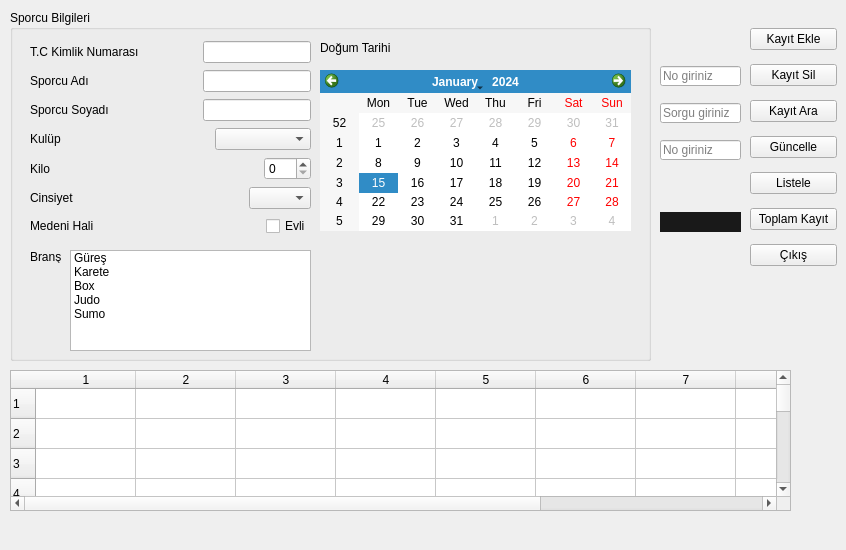
  <widget class="QWidget" name="centralwidget">
   <widget class="QGroupBox" name="groupBox">
    <property name="enabled">
     <bool>true</bool>
    </property>
    <property name="geometry">
     <rect>
      <x>10</x>
      <y>10</y>
      <width>641</width>
      <height>351</height>
     </rect>
    </property>
    <property name="title">
     <string>Sporcu Bilgileri</string>
    </property>
    <widget class="QWidget" name="layoutWidget">
     <property name="geometry">
      <rect>
       <x>20</x>
       <y>30</y>
       <width>281</width>
       <height>204</height>
      </rect>
     </property>
     <layout class="QVBoxLayout" name="verticalLayout">
      <item>
       <layout class="QHBoxLayout" name="horizontalLayout">
        <item>
         <widget class="QLabel" name="label">
          <property name="text">
           <string>T.C Kimlik Numarası</string>
          </property>
         </widget>
        </item>
        <item>
         <spacer name="horizontalSpacer">
          <property name="orientation">
           <enum>Qt::Horizontal</enum>
          </property>
          <property name="sizeHint" stdset="0">
           <size>
            <width>40</width>
            <height>20</height>
           </size>
          </property>
         </spacer>
        </item>
        <item>
         <widget class="QLineEdit" name="lneTCK">
          <property name="maxLength">
           <number>11</number>
          </property>
         </widget>
        </item>
       </layout>
      </item>
      <item>
       <layout class="QHBoxLayout" name="horizontalLayout_2">
        <item>
         <widget class="QLabel" name="label_2">
          <property name="text">
           <string>Sporcu Adı</string>
          </property>
         </widget>
        </item>
        <item>
         <spacer name="horizontalSpacer_2">
          <property name="orientation">
           <enum>Qt::Horizontal</enum>
          </property>
          <property name="sizeHint" stdset="0">
           <size>
            <width>40</width>
            <height>20</height>
           </size>
          </property>
         </spacer>
        </item>
        <item>
         <widget class="QLineEdit" name="lneSporcuAdi"/>
        </item>
       </layout>
      </item>
      <item>
       <layout class="QHBoxLayout" name="horizontalLayout_3">
        <item>
         <widget class="QLabel" name="label_3">
          <property name="text">
           <string>Sporcu Soyadı</string>
          </property>
         </widget>
        </item>
        <item>
         <spacer name="horizontalSpacer_3">
          <property name="orientation">
           <enum>Qt::Horizontal</enum>
          </property>
          <property name="sizeHint" stdset="0">
           <size>
            <width>40</width>
            <height>20</height>
           </size>
          </property>
         </spacer>
        </item>
        <item>
         <widget class="QLineEdit" name="lneSporcuSoyadi"/>
        </item>
       </layout>
      </item>
      <item>
       <layout class="QHBoxLayout" name="horizontalLayout_4">
        <item>
         <widget class="QLabel" name="label_4">
          <property name="text">
           <string>Kulüp</string>
          </property>
         </widget>
        </item>
        <item>
         <spacer name="horizontalSpacer_4">
          <property name="orientation">
           <enum>Qt::Horizontal</enum>
          </property>
          <property name="sizeHint" stdset="0">
           <size>
            <width>40</width>
            <height>20</height>
           </size>
          </property>
         </spacer>
        </item>
        <item>
         <widget class="QComboBox" name="cmbKulup">
          <property name="currentIndex">
           <number>-1</number>
          </property>
          <item>
           <property name="text">
            <string>Fenerbahçe</string>
           </property>
          </item>
          <item>
           <property name="text">
            <string>Galatasaray</string>
           </property>
          </item>
          <item>
           <property name="text">
            <string>Bursa Spor</string>
           </property>
          </item>
          <item>
           <property name="text">
            <string>Beşiktaş</string>
           </property>
          </item>
         </widget>
        </item>
       </layout>
      </item>
      <item>
       <layout class="QHBoxLayout" name="horizontalLayout_5">
        <item>
         <widget class="QLabel" name="label_5">
          <property name="text">
           <string>Kilo</string>
          </property>
         </widget>
        </item>
        <item>
         <spacer name="horizontalSpacer_5">
          <property name="orientation">
           <enum>Qt::Horizontal</enum>
          </property>
          <property name="sizeHint" stdset="0">
           <size>
            <width>40</width>
            <height>20</height>
           </size>
          </property>
         </spacer>
        </item>
        <item>
         <widget class="QSpinBox" name="spbKilo">
          <property name="styleSheet">
           <string notr="true"/>
          </property>
          <property name="maximum">
           <number>999</number>
          </property>
         </widget>
        </item>
       </layout>
      </item>
      <item>
       <layout class="QHBoxLayout" name="horizontalLayout_6">
        <item>
         <widget class="QLabel" name="label_6">
          <property name="text">
           <string>Cinsiyet </string>
          </property>
         </widget>
        </item>
        <item>
         <spacer name="horizontalSpacer_6">
          <property name="orientation">
           <enum>Qt::Horizontal</enum>
          </property>
          <property name="sizeHint" stdset="0">
           <size>
            <width>40</width>
            <height>20</height>
           </size>
          </property>
         </spacer>
        </item>
        <item>
         <widget class="QComboBox" name="cmbCinsiyet">
          <property name="currentIndex">
           <number>-1</number>
          </property>
          <item>
           <property name="text">
            <string>Erkek</string>
           </property>
          </item>
          <item>
           <property name="text">
            <string>Kadın</string>
           </property>
          </item>
         </widget>
        </item>
       </layout>
      </item>
      <item>
       <layout class="QHBoxLayout" name="horizontalLayout_7">
        <item>
         <widget class="QLabel" name="label_7">
          <property name="text">
           <string>Medeni Hali</string>
          </property>
         </widget>
        </item>
        <item>
         <spacer name="horizontalSpacer_7">
          <property name="orientation">
           <enum>Qt::Horizontal</enum>
          </property>
          <property name="sizeHint" stdset="0">
           <size>
            <width>40</width>
            <height>20</height>
           </size>
          </property>
         </spacer>
        </item>
        <item>
         <widget class="QCheckBox" name="MedeniHali">
          <property name="styleSheet">
           <string notr="true"/>
          </property>
          <property name="text">
           <string>Evli</string>
          </property>
         </widget>
        </item>
       </layout>
      </item>
     </layout>
    </widget>
    <widget class="QLabel" name="label_9">
     <property name="geometry">
      <rect>
       <x>310</x>
       <y>30</y>
       <width>71</width>
       <height>16</height>
      </rect>
     </property>
     <property name="text">
      <string>Doğum Tarihi</string>
     </property>
    </widget>
    <widget class="QCalendarWidget" name="DogumTarihi">
     <property name="enabled">
      <bool>true</bool>
     </property>
     <property name="geometry">
      <rect>
       <x>310</x>
       <y>60</y>
       <width>311</width>
       <height>161</height>
      </rect>
     </property>
    </widget>
    <widget class="QLabel" name="label_8">
     <property name="geometry">
      <rect>
       <x>20</x>
       <y>240</y>
       <width>47</width>
       <height>13</height>
      </rect>
     </property>
     <property name="text">
      <string>Branş</string>
     </property>
    </widget>
    <widget class="QListWidget" name="Brans">
     <property name="geometry">
      <rect>
       <x>60</x>
       <y>240</y>
       <width>241</width>
       <height>101</height>
      </rect>
     </property>
     <item>
      <property name="text">
       <string>Güreş</string>
      </property>
     </item>
     <item>
      <property name="text">
       <string>Karete</string>
      </property>
     </item>
     <item>
      <property name="text">
       <string>Box</string>
      </property>
     </item>
     <item>
      <property name="text">
       <string>Judo</string>
      </property>
     </item>
     <item>
      <property name="text">
       <string>Sumo</string>
      </property>
     </item>
    </widget>
   </widget>
   <widget class="QTableWidget" name="tblBilgiler">
    <property name="geometry">
     <rect>
      <x>10</x>
      <y>370</y>
      <width>781</width>
      <height>141</height>
     </rect>
    </property>
    <property name="rowCount">
     <number>100</number>
    </property>
    <property name="columnCount">
     <number>10</number>
    </property>
    <attribute name="horizontalHeaderDefaultSectionSize">
     <number>100</number>
    </attribute>
    <row/>
    <row/>
    <row/>
    <row/>
    <row/>
    <row/>
    <row/>
    <row/>
    <row/>
    <row/>
    <row/>
    <row/>
    <row/>
    <row/>
    <row/>
    <row/>
    <row/>
    <row/>
    <row/>
    <row/>
    <row/>
    <row/>
    <row/>
    <row/>
    <row/>
    <row/>
    <row/>
    <row/>
    <row/>
    <row/>
    <row/>
    <row/>
    <row/>
    <row/>
    <row/>
    <row/>
    <row/>
    <row/>
    <row/>
    <row/>
    <row/>
    <row/>
    <row/>
    <row/>
    <row/>
    <row/>
    <row/>
    <row/>
    <row/>
    <row/>
    <row/>
    <row/>
    <row/>
    <row/>
    <row/>
    <row/>
    <row/>
    <row/>
    <row/>
    <row/>
    <row/>
    <row/>
    <row/>
    <row/>
    <row/>
    <row/>
    <row/>
    <row/>
    <row/>
    <row/>
    <row/>
    <row/>
    <row/>
    <row/>
    <row/>
    <row/>
    <row/>
    <row/>
    <row/>
    <row/>
    <row/>
    <row/>
    <row/>
    <row/>
    <row/>
    <row/>
    <row/>
    <row/>
    <row/>
    <row/>
    <row/>
    <row/>
    <row/>
    <row/>
    <row/>
    <row/>
    <row/>
    <row/>
    <row/>
    <row/>
    <column/>
    <column/>
    <column/>
    <column/>
    <column/>
    <column/>
    <column/>
    <column/>
    <column/>
    <column/>
   </widget>
   <widget class="QLabel" name="lblKayitSayisi_2">
    <property name="geometry">
     <rect>
      <x>100</x>
      <y>520</y>
      <width>81</width>
      <height>21</height>
     </rect>
    </property>
    <property name="font">
     <font>
      <pointsize>12</pointsize>
     </font>
    </property>
    <property name="text">
     <string/>
    </property>
   </widget>
   <widget class="QWidget" name="layoutWidget">
    <property name="geometry">
     <rect>
      <x>750</x>
      <y>20</y>
      <width>87</width>
      <height>261</height>
     </rect>
    </property>
    <layout class="QVBoxLayout" name="verticalLayout_2">
     <item>
      <widget class="QPushButton" name="btnKayitEkle">
       <property name="text">
        <string>Kayıt Ekle</string>
       </property>
      </widget>
     </item>
     <item>
      <widget class="QPushButton" name="btnKayitSil">
       <property name="text">
        <string>Kayıt Sil</string>
       </property>
      </widget>
     </item>
     <item>
      <widget class="QPushButton" name="btnKayitAra">
       <property name="text">
        <string>Kayıt Ara</string>
       </property>
      </widget>
     </item>
     <item>
      <widget class="QPushButton" name="btnGuncelle">
       <property name="text">
        <string>Güncelle</string>
       </property>
      </widget>
     </item>
     <item>
      <widget class="QPushButton" name="btnListele">
       <property name="text">
        <string>Listele</string>
       </property>
      </widget>
     </item>
     <item>
      <widget class="QPushButton" name="btn_toplam">
       <property name="text">
        <string>Toplam Kayıt</string>
       </property>
      </widget>
     </item>
     <item>
      <widget class="QPushButton" name="btnCikis">
       <property name="text">
        <string>Çıkış</string>
       </property>
      </widget>
     </item>
    </layout>
   </widget>
   <widget class="QLineEdit" name="lneSil">
    <property name="geometry">
     <rect>
      <x>660</x>
      <y>66</y>
      <width>81</width>
      <height>20</height>
     </rect>
    </property>
    <property name="maxLength">
     <number>11</number>
    </property>
    <property name="placeholderText">
     <string>No giriniz</string>
    </property>
   </widget>
   <widget class="QLineEdit" name="lneAra">
    <property name="geometry">
     <rect>
      <x>660</x>
      <y>103</y>
      <width>81</width>
      <height>20</height>
     </rect>
    </property>
    <property name="maxLength">
     <number>11</number>
    </property>
    <property name="placeholderText">
     <string>Sorgu giriniz</string>
    </property>
   </widget>
   <widget class="QLineEdit" name="lneGuncel">
    <property name="geometry">
     <rect>
      <x>660</x>
      <y>140</y>
      <width>81</width>
      <height>20</height>
     </rect>
    </property>
    <property name="text">
     <string/>
    </property>
    <property name="maxLength">
     <number>11</number>
    </property>
    <property name="placeholderText">
     <string>No giriniz</string>
    </property>
   </widget>
   <widget class="QLabel" name="lbl_toplam">
    <property name="geometry">
     <rect>
      <x>660</x>
      <y>212</y>
      <width>81</width>
      <height>20</height>
     </rect>
    </property>
    <property name="styleSheet">
     <string notr="true">background-color: rgb(25, 25, 25);</string>
    </property>
    <property name="text">
     <string/>
    </property>
    <property name="alignment">
     <set>Qt::AlignCenter</set>
    </property>
   </widget>
  </widget>
